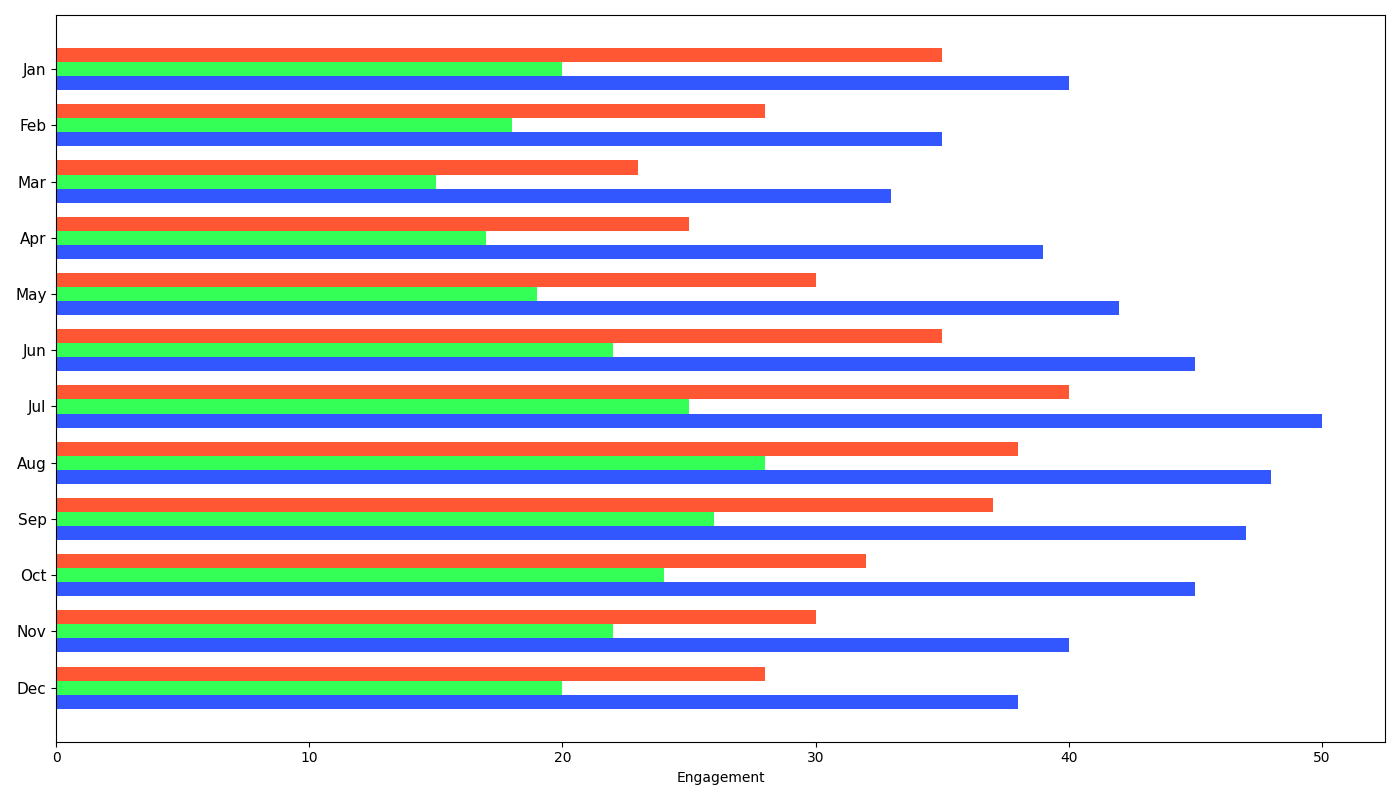

This chart was generated by the following Python code:
import matplotlib.pyplot as plt
import numpy as np

months = ['Jan', 'Feb', 'Mar', 'Apr', 'May', 'Jun', 'Jul', 'Aug', 'Sep', 'Oct', 'Nov', 'Dec']

engagement_data = {
    'Facebook': [35, 28, 23, 25, 30, 35, 40, 38, 37, 32, 30, 28],
    'Twitter': [20, 18, 15, 17, 19, 22, 25, 28, 26, 24, 22, 20],
    'Instagram': [40, 35, 33, 39, 42, 45, 50, 48, 47, 45, 40, 38]
}

facebook_data = np.array(engagement_data['Facebook'])
twitter_data = np.array(engagement_data['Twitter'])
instagram_data = np.array(engagement_data['Instagram'])

fig, ax = plt.subplots(figsize=(14, 8))

bar_height = 0.25
y_positions = np.arange(len(months))

# Updated color scheme
ax.barh(y_positions - bar_height, facebook_data, bar_height, color='#FF5733', label='Facebook')  # Changed color
ax.barh(y_positions, twitter_data, bar_height, color='#33FF57', label='Twitter')  # Changed color
ax.barh(y_positions + bar_height, instagram_data, bar_height, color='#3357FF', label='Instagram')  # Changed color

ax.set_yticks(y_positions)
ax.set_yticklabels(months, fontsize=11)
ax.invert_yaxis()
ax.set_xlabel('Engagement')

plt.tight_layout()
plt.show()
